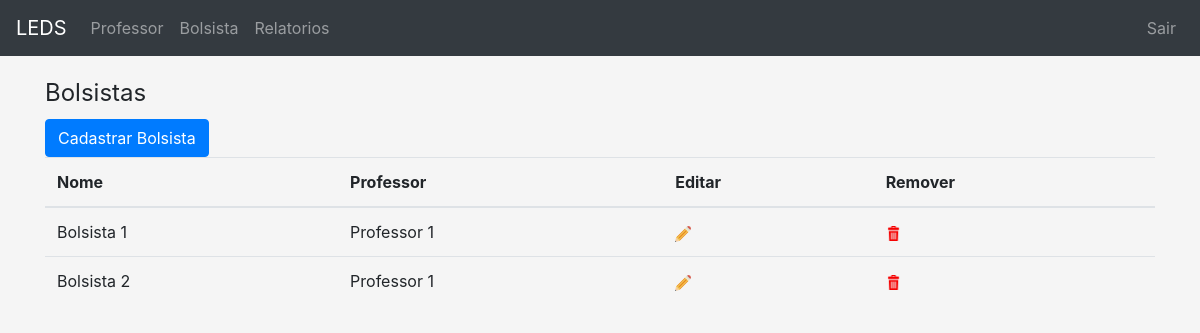
Before: /bolsista/ (signed in) with the older database file.
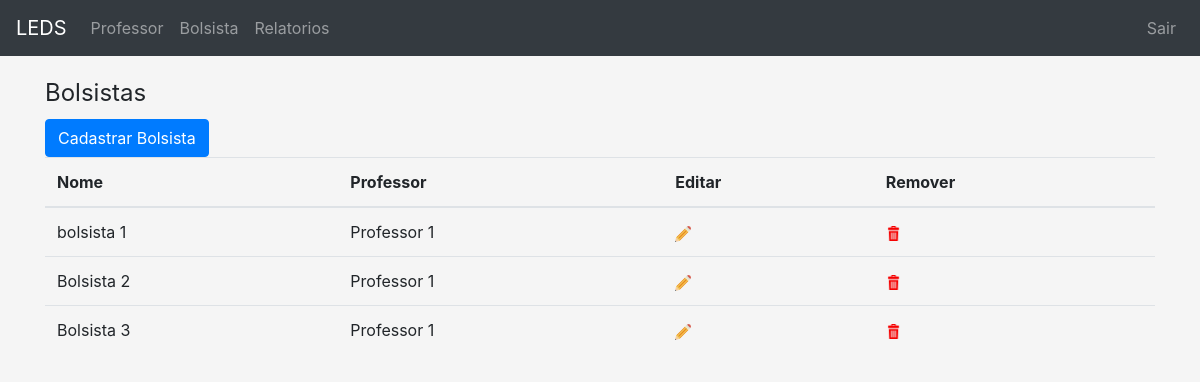
After: the same page with the newer database file.
### app/models.py (models this page shows, shortened)
class Bolsista(models.Model):
	TIPO_CHOICES = (
	    (0, 'Voluntário'),
	    (1, 'Remunerado'),
	)
	nome = models.CharField('Nome', max_length=100)
	cartao_rfid = models.CharField('Cartão RFID', max_length=100, null=True)
	professor = models.ForeignKey(Professor, verbose_name='Professor', related_name='bolsista_professor', on_delete=models.CASCADE, default=True)
	tipo_bolsa = models.IntegerField('Tipo', choices=TIPO_CHOICES)
	carga_horaria_semanal = models.IntegerField('Carga Horaria (semanal)', validators=[MinValueValidator(1)])
	class Meta:
		verbose_name='Bolsista'
		verbose_name_plural='Bolsistas'

class Professor(models.Model):
	nome = models.CharField('Nome', max_length=100, unique = True)
	class Meta:
		verbose_name='Professor';
		verbose_name_plural='Professores'

### app/views.py (the view)
# urls.py: url(r'^bolsista/$', views.list_bolsista, name='list_bolsista'),
@login_required(login_url='/login')
def list_bolsista(request):
	bolsistas = Bolsista.objects.all()
	return render(request, 'bolsista/list_bolsista.html',{'bolsistas':bolsistas})

### app/templates/bolsista/list_bolsista.html (shortened to what this page needs)
{% extends "base.html" %}
{%load static%}
{% load django_bootstrap_breadcrumbs %}
{%block content%}
    <legend>Bolsistas</legend>
<a href="{%url 'app:create_bolsista'%}"><button class="btn btn-primary">Cadastrar Bolsista
</button></a>
    <table class="table">
        <thead>
        <tr>
            <th>Nome</th>
            <th>Professor</th>
            <th>Editar</th>
            <th>Remover</th>
        </tr>
        </thead>
        <tbody>
        {% for bolsista in bolsistas %}
            <tr>
                <td>{{ bolsista.nome }}</td>
                <td>{{ bolsista.professor.nome}}</td>
                <td><a href="{%url 'app:update_bolsista' bolsista.id%}"><img alt="" src="{% static 'img/edit.png'%}"></a></td>
                <td><a href="{%url 'app:delete_bolsista' bolsista.id%}"><img alt="" src="{% static 'img/rubbish.png'%}" width="15" height="15"></a></td>
            </tr>
        {% endfor %}
        </tbody>
    </table>
{% endblock %}

### app/templates/base.html (shortened to what this page needs)
<!doctype html>
{%load static%}
<html lang="en">
  <head>
   <link href="{% static 'css/bootstrap/bootstrap.min.css'%}" rel="stylesheet">
    <link href="{% static 'css/custom.css' %}" rel="stylesheet">
  </head>
  <body>
    <header>
      <nav class="navbar navbar-expand-md navbar-dark fixed-top bg-dark">
        <a class="navbar-brand" href="{%url 'app:home'%}">LEDS</a>
        <div class="collapse navbar-collapse" id="navbarCollapse">
          <ul class="navbar-nav mr-auto">
            <li class="nav-item">
              <a class="nav-link" href="{%url 'app:list_professor'%}">Professor</a>
            </li>
            <li class="nav-item">
              <a class="nav-link" href="{%url 'app:list_bolsista'%}">Bolsista</a>
            </li>
           <li class="nav-item">
              <a class="nav-link" href="#">Relatorios</a>
            </li>
          </ul>
          <form class="mt-2 mt-md-0">
            {% if user.is_authenticated %}
            <ul class="navbar-nav">
                <li><a class="nav-link" href="{% url 'app:sair' %}">Sair</a></li>
            {% else %}
                <li class="nav-item"><a class="nav-link" href="#"></a></li>
            {% endif %}
          </form>
        </div>
      </nav>
    </header>
    <main role="main" class="container">
    {% load django_bootstrap_breadcrumbs %}
    {% block content %}{% endblock %}
    </main>
  </body>
</html>

### app/static/css/custom.css (style rules this page uses)
:root { --input-padding-x: .75rem; --input-padding-y: .75rem; }
html, body { height: 100%; }
body { padding-top: 75px; padding-bottom: 15%; background-color: #f5f5f5; }

Changed rows visible on the page:
removed Bolsista: nome "Bolsista 1", professor.nome "Professor 1"
added Bolsista: nome "bolsista 1", professor.nome "Professor 1"
added Bolsista: nome "Bolsista 3", professor.nome "Professor 1"
